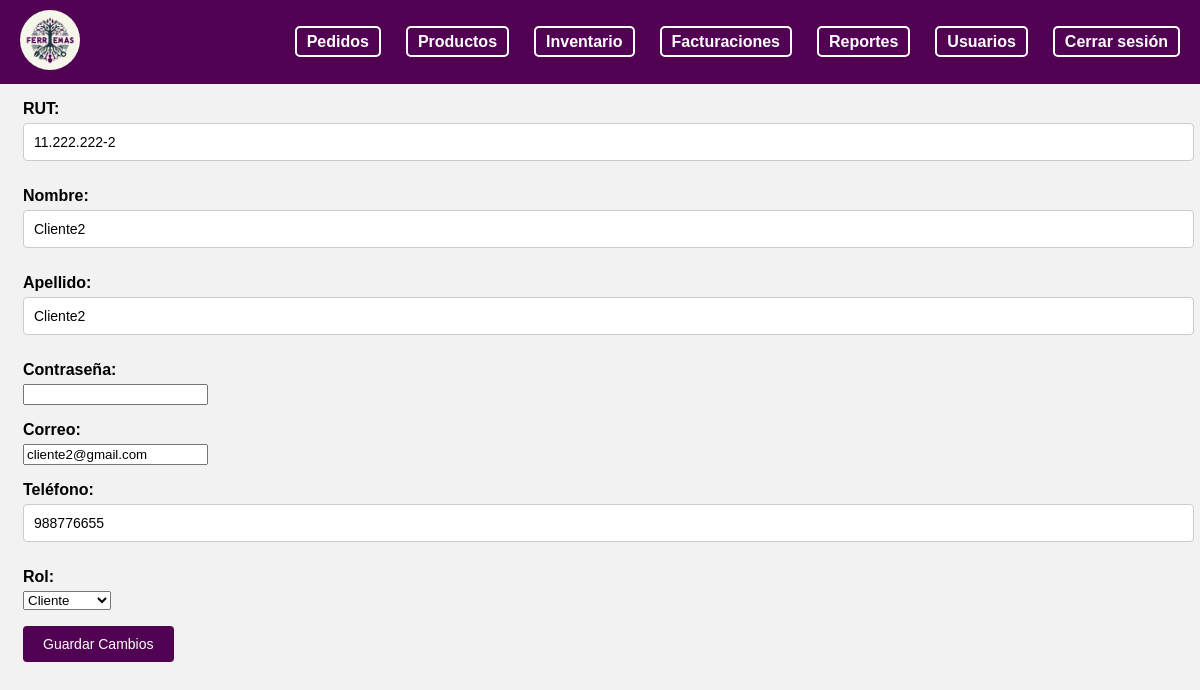
/editar_cliente/8/, run on the app's committed database.
### myapp/models.py (models this page shows, shortened)
class Cliente(models.Model):
    cli_id = models.AutoField(primary_key=True)
    cli_rut= models.CharField(max_length=12, null=False, unique=True)
    cli_name = models.CharField(max_length=15, null=False)
    cli_lastname = models.CharField(max_length=20, null=False)
    cli_password = models.CharField(max_length=20, null=False)
    cli_mail = models.EmailField(null=False)
    cli_fono = models.IntegerField(null=False)
    rol = models.ForeignKey(Rol, on_delete=models.CASCADE)

class Rol(models.Model):
    rol_id = models.CharField(max_length=3, primary_key=True)
    rol_description = models.CharField(max_length=12)
    def __str__(self):
        return self.rol_description

### myapp/views.py (the view)
# urls.py: path('editar_cliente/<int:cliente_id>/', views.editar_cliente, name='editar_cliente'),
def editar_cliente(request, cliente_id):
    cliente = get_object_or_404(Cliente, cli_id=cliente_id)
    form_class = EditClienteForm
    if request.method == 'POST':
        form = form_class(request.POST, instance=cliente)
        if form.is_valid():
            form.save()
            messages.success(request, 'Cliente actualizado correctamente.')
            return redirect('adm_usuarios')
    else:
        form = form_class(instance=cliente)
    context = {
        'form': form,
        'usuario': cliente,
    }
    return render(request, 'empleado/admin/ediciones/editar_usuario.html', context)

### myapp/forms.py
class EditClienteForm(forms.ModelForm):
    class Meta:
        model = Cliente
        fields = ['cli_rut', 'cli_name', 'cli_lastname', 'cli_password', 'cli_mail', 'cli_fono', 'rol']
        labels = {
            'cli_rut': 'RUT',
            'cli_name': 'Nombre',
            'cli_lastname': 'Apellido',
            'cli_password': 'Contraseña',
            'cli_mail': 'Correo',
            'cli_fono': 'Teléfono',
            'rol': 'Rol',
        }
        widgets = {
            'cli_rut': forms.TextInput(attrs={'class': 'form-control'}),
            'cli_name': forms.TextInput(attrs={'class': 'form-control'}),
            'cli_lastname': forms.TextInput(attrs={'class': 'form-control'}),
            'cli_password': forms.PasswordInput(attrs={'class': 'form-control'}),
            'cli_mail': forms.EmailInput(attrs={'class': 'form-control'}),
            'cli_fono': forms.NumberInput(attrs={'class': 'form-control'}),
            'rol': forms.Select(attrs={'class': 'form-control'}),
        }

### myapp/templates/empleado/admin/ediciones/editar_usuario.html (shortened to what this page needs)
{% load static %}
<!DOCTYPE html>
<html lang="en">
<head>
    <link rel="stylesheet" href="{% static '/styles/nav.css' %}" />
    <link rel="stylesheet" href="{% static '/styles/form.css' %}">
</head>
<body>
    <header>
        <nav>
            <div class="navbar">
                <div class="logo">
                    <a href="/adm_home">
                        <img src="{% static '/logo/LogoFerremas.png' %}" alt="Logo" />
                    </a>
                </div>
                <div class="nav-items">
                    <ul>
                        <li><a href="/adm_pedidos" id="pedidos-link"> Pedidos</a></li>
                        <li><a href="/adm_productos" id="productos-link"> Productos</a></li>
                        <li><a href="/adm_inventario" id="inventario-link"> Inventario</a></li>
                        <li><a href="#" id="facturaciones-link"> Facturaciones</a></li>
                        <li><a href="#" id="reportes-link"> Reportes</a></li>
                        <li><a href="/adm_usuarios" id="usuarios-link"> Usuarios</a></li>
                        <li><a href="/"> Cerrar sesión</a></li>
                    </ul>
                </div>
            </div>
        </nav>
    </header>
    <div class="content" style="margin-top: 100px; margin-left: 15px;">
        <form method="post">
            {{ form.as_p }}
            <button type="submit">Guardar Cambios</button>
        </form>
    </div>
</body>
</html>

### myapp/static/styles/nav.css (style rules this page uses)
body { font-family: Arial, sans-serif; background-color: #f2f2f2; }
.navbar { position: fixed; top: 0; left: 0; width: 100%; background-color: rgb(82, 2, 82); font-family: "Arial", sans-serif; padding: 10px 20px; display: flex; justify-content: space-between; align-items: center; z-index: 1000; color: #fff; }
.logo img { width: 60px; border-radius: 50%; object-fit: cover; transition: transform 0.5s; }
.navbar .nav-items ul li a { color: white; text-decoration: none; font-size: 16px; padding: 5px 10px; border: 2px solid white; border-radius: 5px; transition: background-color 0.3s, color 0.3s; }
.nav-items ul { list-style: none; display: flex; padding-right: 15px; }
.nav-items ul li { margin-right: 25px; }
.nav-items a { text-decoration: none; color: #fff; font-weight: bold; }

### myapp/static/styles/form.css (style rules this page uses)
body { font-family: Arial, sans-serif; background-color: #f2f2f2; }
form label { display: block; margin-bottom: 5px; font-weight: bold; }
form input[type="text"], form input[type="number"], form textarea { width: calc(100% - 20px); padding: 10px; margin-bottom: 10px; border: 1px solid #ccc; border-radius: 4px; font-size: 14px; }
form button[type="submit"] { background-color: rgb(82, 2, 82); color: #fff; border: none; padding: 10px 20px; border-radius: 4px; cursor: pointer; font-size: 14px; transition: background-color 0.3s ease; }

### data on the page
Cliente: cli_rut "11.222.222-2", cli_name "Cliente2", cli_lastname "Cliente2", cli_mail "cliente2@gmail.com", cli_fono "988776655"
Rol: rol "Cliente"
